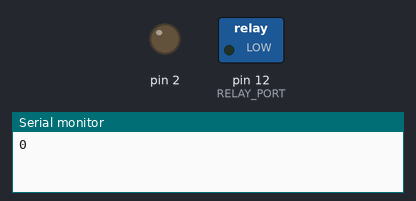
Simulated run of this sketch. Board: Arduino Uno, built with avr-gcc and run on an emulated ATmega328P. Parts: switched loads named in the sketch (green lamp = pin HIGH), output pins drawn as LEDs (lit = HIGH), the last lines printed to the serial monitor.

Above: at 5.0 s.
At 15.0 s:
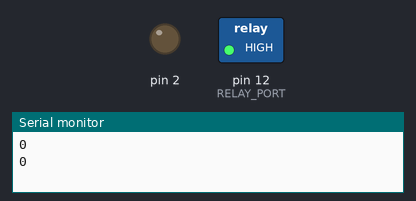
Timing chart, 0 to 26.0 s (numbered marks = the images above):
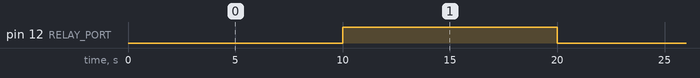

Measured:
- by itself, pin 12 (RELAY_PORT): alternates HIGH for 10.0 s and LOW for 10.0 s

The sketch:

ARDUINO_SOURCE_CODE.ino
```cpp
#include "SimpleModbusSlaveV10/SimpleModbusSlave.h"
#include "SimpleModbusSlaveV10/SimpleModbusSlave.cpp"

#define RELAY_PORT 12

enum{
  RELAY_VALUE,
  MOTOR_SPEED,
  HOLDING_REGS_SIZE
};

unsigned int holdingRegs[HOLDING_REGS_SIZE];


void setup() {
  Serial.begin(9600);
  modbus_configure(&Serial, 9600, SERIAL_8N1, 1, 2, HOLDING_REGS_SIZE, holdingRegs);
   pinMode(RELAY_PORT, OUTPUT);
   modbus_update_comms(9600, SERIAL_8N1, 1);

}

int switchVal = 0;

void loop() {
  modbus_update();
  holdingRegs[RELAY_VALUE] = digitalRead(RELAY_PORT);
  Serial.println(digitalRead(RELAY_PORT));
  if (switchVal% 2 != 0){
    digitalWrite(RELAY_PORT,HIGH);
  }
  else {
    digitalWrite(RELAY_PORT,LOW);
  }
  switchVal++;
  delay(10000);

}
```

SimpleModbusSlave.h
```cpp
#ifndef SIMPLE_MODBUS_SLAVE_H
#define SIMPLE_MODBUS_SLAVE_H

// SimpleModbusSlaveV10

/*
 SimpleModbusSlave allows you to communicate
 to any slave using the Modbus RTU protocol.

 This implementation DOES NOT fully comply with the Modbus specifications.

 Specifically the frame time out have not been implemented according
 to Modbus standards. The code does however combine the check for
 inter character time out and frame time out by incorporating a maximum
 time out allowable when reading from the message stream.

 SimpleModbusSlave implements an unsigned int return value on a call to modbus_update().
 This value is the total error count since the slave started. It's useful for fault finding.

 This code is for a Modbus slave implementing functions 3, 6 and 16
 function 3: Reads the binary contents of holding registers (4X references)
 function 6: Presets a value into a single holding register (4X reference)
 function 16: Presets values into a sequence of holding registers (4X references)

 All the functions share the same register array.

 Note:
 The Arduino serial ring buffer changed in V1.05 it is now 64 bytes or 32 unsigned int registers.
 Most of the time you will connect the arduino to a master via serial
 using a MAX485 or similar.

 In a function 3 request the master will attempt to read from your
 slave and since 5 bytes is already used for ID, FUNCTION, NO OF BYTES
 and two BYTES CRC the master can only request 58 bytes or 29 registers.

 In a function 16 request the master will attempt to write to your
 slave and since a 9 bytes is already used for ID, FUNCTION, ADDRESS,
 NO OF REGISTERS, NO OF BYTES and two BYTES CRC the master can only write
 54 bytes or 27 registers.

 Using a USB to Serial converter the maximum bytes you can send is
 limited to its internal buffer which differs between manufactures.

 The functions included here have been derived from the
 Modbus Specifications and Implementation Guides

 http://www.modbus.org/docs/Modbus_over_serial_line_V1_02.pdf
 http://www.modbus.org/docs/Modbus_Application_Protocol_V1_1b.pdf
 http://www.modbus.org/docs/PI_MBUS_300.pdf

*/

#include "Arduino.h"

// function definitions
unsigned int modbus_update();
void modbus_update_comms(long baud, unsigned char byteFormat, unsigned char _slaveID);
void modbus_configure(HardwareSerial *SerialPort,
											long baud,
											unsigned char byteFormat,
											unsigned char _slaveID,
                      unsigned char _TxEnablePin,
                      unsigned int _holdingRegsSize,
                      unsigned int* _regs);

#endif
```
